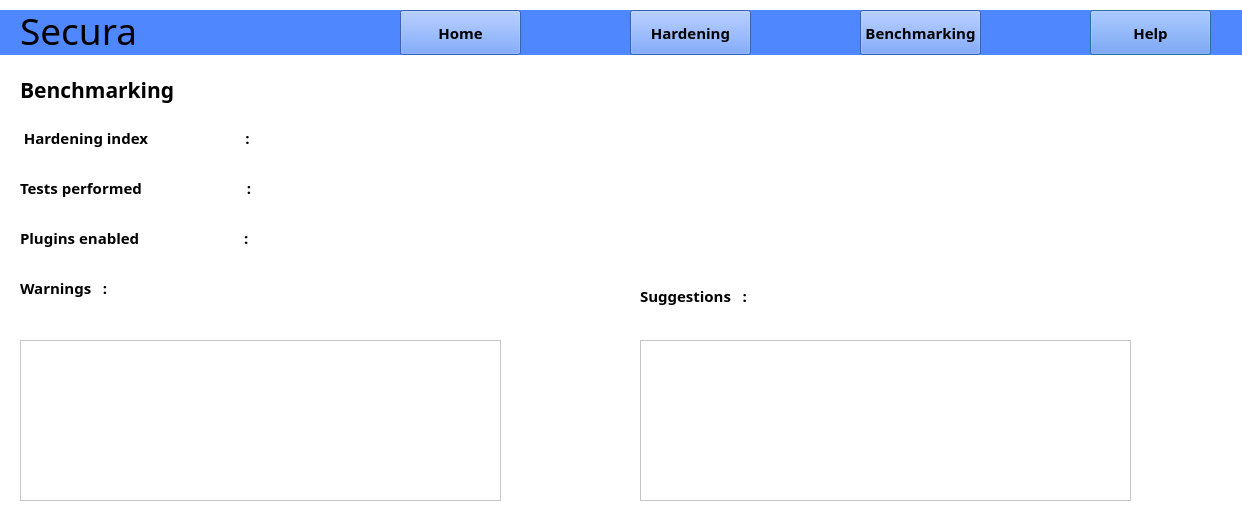
<?xml version="1.0" encoding="UTF-8"?>
<ui version="4.0">
 <class>benchmarking</class>
 <widget class="QDialog" name="benchmarking">
  <property name="geometry">
   <rect>
    <x>0</x>
    <y>0</y>
    <width>1242</width>
    <height>529</height>
   </rect>
  </property>
  <property name="minimumSize">
   <size>
    <width>1242</width>
    <height>529</height>
   </size>
  </property>
  <property name="maximumSize">
   <size>
    <width>1242</width>
    <height>529</height>
   </size>
  </property>
  <property name="windowTitle">
   <string>Dialog</string>
  </property>
  <property name="styleSheet">
   <string notr="true">background-color:rgb(255, 255, 255)</string>
  </property>
  <widget class="QLabel" name="bluebar">
   <property name="geometry">
    <rect>
     <x>-10</x>
     <y>10</y>
     <width>1261</width>
     <height>45</height>
    </rect>
   </property>
   <property name="styleSheet">
    <string notr="true">background-color: rgb(79, 135, 255);</string>
   </property>
   <property name="text">
    <string/>
   </property>
  </widget>
  <widget class="QPushButton" name="helpbutton">
   <property name="geometry">
    <rect>
     <x>1090</x>
     <y>10</y>
     <width>121</width>
     <height>45</height>
    </rect>
   </property>
   <property name="font">
    <font>
     <family>Segoe UI Semibold</family>
     <pointsize>11</pointsize>
     <weight>75</weight>
     <bold>true</bold>
    </font>
   </property>
   <property name="styleSheet">
    <string notr="true">background-color: rgb(79, 135, 255);
border-color: qlineargradient(spread:pad, x1:0, y1:0, x2:1, y2:0, stop:0 rgba(0, 0, 0, 255), stop:1 rgba(255, 255, 255, 255));</string>
   </property>
   <property name="text">
    <string>Help</string>
   </property>
  </widget>
  <widget class="QPushButton" name="benchmarkingbuttton">
   <property name="geometry">
    <rect>
     <x>860</x>
     <y>10</y>
     <width>121</width>
     <height>45</height>
    </rect>
   </property>
   <property name="font">
    <font>
     <family>Segoe UI Semibold</family>
     <pointsize>11</pointsize>
     <weight>75</weight>
     <bold>true</bold>
    </font>
   </property>
   <property name="styleSheet">
    <string notr="true">background-color: rgb(79, 135, 255);
border-color: qlineargradient(spread:pad, x1:0, y1:0, x2:1, y2:0, stop:0 rgba(0, 0, 0, 255), stop:1 rgba(255, 255, 255, 255));</string>
   </property>
   <property name="text">
    <string>Benchmarking</string>
   </property>
  </widget>
  <widget class="QPushButton" name="hardeningbutton">
   <property name="geometry">
    <rect>
     <x>630</x>
     <y>10</y>
     <width>121</width>
     <height>45</height>
    </rect>
   </property>
   <property name="font">
    <font>
     <family>Segoe UI Semibold</family>
     <pointsize>11</pointsize>
     <weight>75</weight>
     <bold>true</bold>
    </font>
   </property>
   <property name="styleSheet">
    <string notr="true">background-color: rgb(79, 135, 255);
border-color: qlineargradient(spread:pad, x1:0, y1:0, x2:1, y2:0, stop:0 rgba(0, 0, 0, 255), stop:1 rgba(255, 255, 255, 255));</string>
   </property>
   <property name="text">
    <string>Hardening</string>
   </property>
  </widget>
  <widget class="QPushButton" name="homebutton">
   <property name="geometry">
    <rect>
     <x>400</x>
     <y>10</y>
     <width>121</width>
     <height>45</height>
    </rect>
   </property>
   <property name="font">
    <font>
     <family>Segoe UI Semibold</family>
     <pointsize>11</pointsize>
     <weight>75</weight>
     <bold>true</bold>
    </font>
   </property>
   <property name="styleSheet">
    <string notr="true">background-color: rgb(79, 135, 255);
border-color: qlineargradient(spread:pad, x1:0, y1:0, x2:1, y2:0, stop:0 rgba(0, 0, 0, 255), stop:1 rgba(255, 255, 255, 255));</string>
   </property>
   <property name="text">
    <string>Home</string>
   </property>
  </widget>
  <widget class="QLabel" name="titlelabel">
   <property name="geometry">
    <rect>
     <x>20</x>
     <y>10</y>
     <width>171</width>
     <height>41</height>
    </rect>
   </property>
   <property name="font">
    <font>
     <family>Sitka</family>
     <pointsize>28</pointsize>
     <weight>50</weight>
     <bold>false</bold>
    </font>
   </property>
   <property name="styleSheet">
    <string notr="true">background-color: rgb(79, 135, 255);
</string>
   </property>
   <property name="text">
    <string>Secura</string>
   </property>
  </widget>
  <widget class="QLabel" name="lynuscandetails">
   <property name="geometry">
    <rect>
     <x>20</x>
     <y>70</y>
     <width>311</width>
     <height>40</height>
    </rect>
   </property>
   <property name="font">
    <font>
     <family>Segoe UI Semibold</family>
     <pointsize>16</pointsize>
     <weight>75</weight>
     <bold>true</bold>
    </font>
   </property>
   <property name="text">
    <string>Benchmarking</string>
   </property>
  </widget>
  <widget class="QLabel" name="hardeningindex">
   <property name="geometry">
    <rect>
     <x>20</x>
     <y>120</y>
     <width>291</width>
     <height>35</height>
    </rect>
   </property>
   <property name="font">
    <font>
     <family>Segoe UI Semibold</family>
     <pointsize>11</pointsize>
     <weight>75</weight>
     <bold>true</bold>
    </font>
   </property>
   <property name="text">
    <string> Hardening index                         :</string>
   </property>
  </widget>
  <widget class="QLabel" name="testsperformed">
   <property name="geometry">
    <rect>
     <x>20</x>
     <y>170</y>
     <width>291</width>
     <height>35</height>
    </rect>
   </property>
   <property name="font">
    <font>
     <family>Segoe UI Semibold</family>
     <pointsize>11</pointsize>
     <weight>75</weight>
     <bold>true</bold>
    </font>
   </property>
   <property name="text">
    <string>Tests performed                           :</string>
   </property>
  </widget>
  <widget class="QLabel" name="pluginsenabled">
   <property name="geometry">
    <rect>
     <x>20</x>
     <y>220</y>
     <width>301</width>
     <height>35</height>
    </rect>
   </property>
   <property name="font">
    <font>
     <family>Segoe UI Semibold</family>
     <pointsize>11</pointsize>
     <weight>75</weight>
     <bold>true</bold>
    </font>
   </property>
   <property name="text">
    <string>Plugins enabled                           :</string>
   </property>
  </widget>
  <widget class="QLabel" name="label_7">
   <property name="geometry">
    <rect>
     <x>390</x>
     <y>120</y>
     <width>171</width>
     <height>31</height>
    </rect>
   </property>
   <property name="text">
    <string/>
   </property>
  </widget>
  <widget class="QLabel" name="label_8">
   <property name="geometry">
    <rect>
     <x>380</x>
     <y>170</y>
     <width>181</width>
     <height>31</height>
    </rect>
   </property>
   <property name="text">
    <string/>
   </property>
  </widget>
  <widget class="QLabel" name="label_9">
   <property name="geometry">
    <rect>
     <x>380</x>
     <y>220</y>
     <width>181</width>
     <height>31</height>
    </rect>
   </property>
   <property name="text">
    <string/>
   </property>
  </widget>
  <widget class="QTextBrowser" name="textBrowser">
   <property name="geometry">
    <rect>
     <x>20</x>
     <y>340</y>
     <width>481</width>
     <height>161</height>
    </rect>
   </property>
  </widget>
  <widget class="QTextBrowser" name="textBrowser_2">
   <property name="geometry">
    <rect>
     <x>640</x>
     <y>340</y>
     <width>491</width>
     <height>161</height>
    </rect>
   </property>
  </widget>
  <widget class="QLabel" name="warnings">
   <property name="geometry">
    <rect>
     <x>20</x>
     <y>270</y>
     <width>301</width>
     <height>35</height>
    </rect>
   </property>
   <property name="font">
    <font>
     <family>Segoe UI Semibold</family>
     <pointsize>11</pointsize>
     <weight>75</weight>
     <bold>true</bold>
    </font>
   </property>
   <property name="text">
    <string>Warnings   :</string>
   </property>
  </widget>
  <widget class="QLabel" name="suggestions">
   <property name="geometry">
    <rect>
     <x>640</x>
     <y>270</y>
     <width>161</width>
     <height>51</height>
    </rect>
   </property>
   <property name="font">
    <font>
     <family>Segoe UI Semibold</family>
     <pointsize>11</pointsize>
     <weight>75</weight>
     <bold>true</bold>
    </font>
   </property>
   <property name="text">
    <string>Suggestions   :</string>
   </property>
  </widget>
 </widget>
 <resources/>
 <connections/>
</ui>
